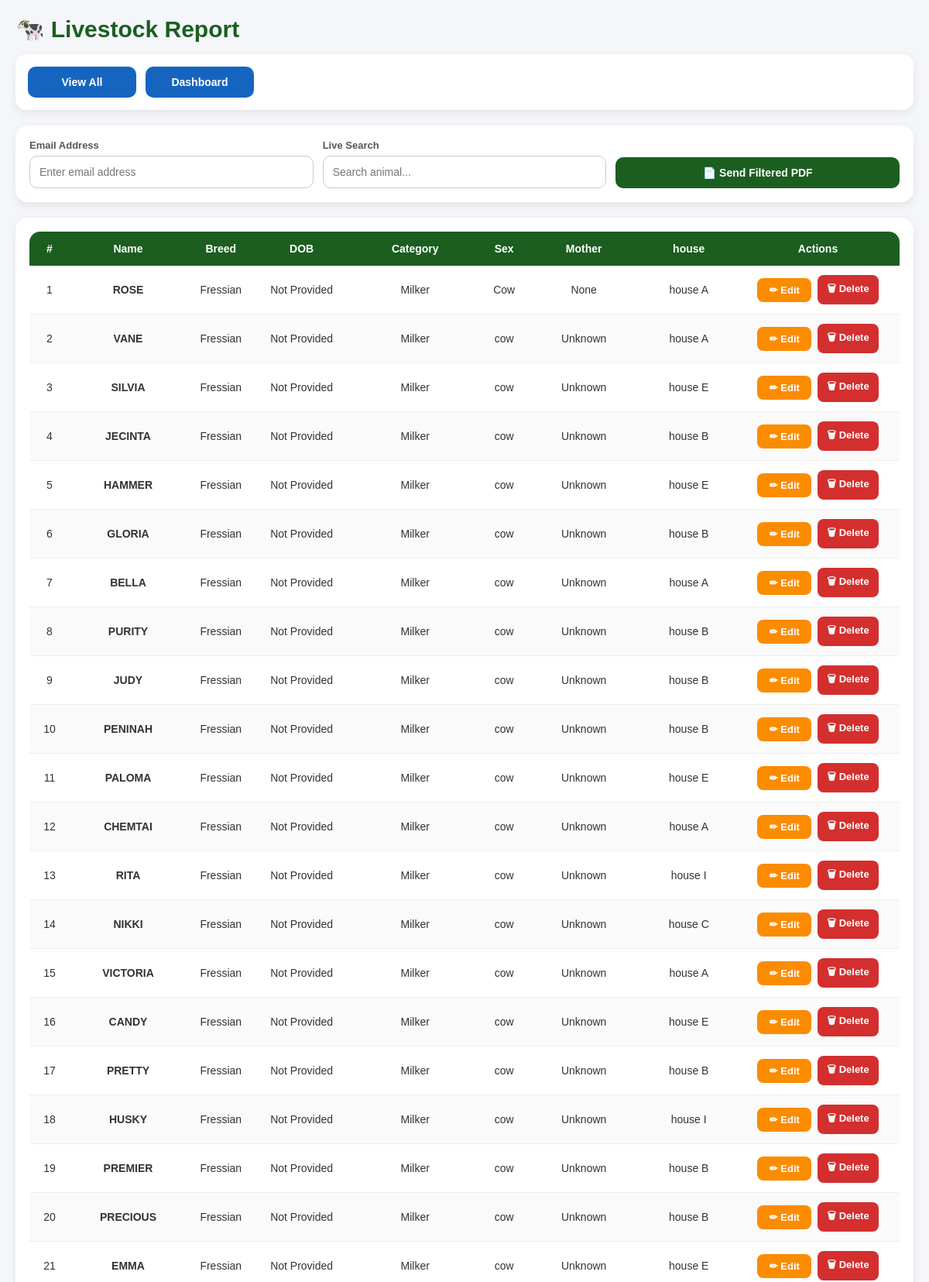
/animals (signed in, upper part), run on the app's committed database.
### models.py (models this page shows, shortened)
class AnimalRegistry(db.Model):
    id = db.Column(db.Integer, primary_key=True)
    name = db.Column(db.String(100), nullable=False)
    breed = db.Column(db.String(100))
    dob = db.Column(db.Date, nullable=True)
    category = db.Column(db.String(50))
    sex = db.Column(db.String(20), default="cow")
    mother = db.Column(db.String(100), nullable=True)
    current_shed_id = db.Column(
        db.Integer,
        db.ForeignKey("cow_shed.id"),
        nullable=True
    )

class CowShed(db.Model):
    __tablename__ = "cow_shed"
    id = db.Column(db.Integer, primary_key=True)
    name = db.Column(db.String(100), unique=True, nullable=False)
    category_allowed = db.Column(db.String(50))
    capacity = db.Column(db.Integer, default=0)
    color = db.Column(db.String(20), default="primary")
    description = db.Column(db.Text)
    created_at = db.Column(
        db.DateTime,
        default=datetime.utcnow
    )
    animals = db.relationship(
        "AnimalRegistry",
        backref="shed",
        lazy=True
    )

### app.py (the view)
@app.route("/animals")
@login_required
def animals():
    category = request.args.get("category")
    data = get_animals_data(category)
    return render_template(
        "animals.html",
        category=category,
        **data
    )

### app.py (called while the page is built)
@app.before_request
def require_login():
    if request.endpoint is None:
        return
    allowed = [
        "login",
        "forgot",
        "verify_otp",
        "reset_password",
        "logout",
        "static"
    ]
    if request.endpoint.startswith("static"):
        return
    if not session.get("logged_in") and request.endpoint not in allowed:
        return redirect(url_for("login"))

def login_required(f):
    @wraps(f)
    def wrapper(*args, **kwargs):
        if not session.get("logged_in"):
            return redirect(url_for("login"))
        return f(*args, **kwargs)
    return wrapper

### templates/animals.html (shortened to what this page needs)
<!DOCTYPE html>
<html>
<head>
</head>
<body>
<div class="container">
<div class="page-title">
    🐄 Livestock Report {% if category %}- {{ category }}{% endif %}
</div>
<div class="top-actions">
    <a href="{{ url_for('animals') }}" class="btn back-btn">
        View All
    </a>
    <a href="{{ url_for('cow_dashboard') }}" class="btn back-btn">
        Dashboard
    </a>
</div>
<div class="card">
    <form method="GET"
          action="{{ url_for('send_report', report_type='animals') }}">
        <div class="form-row">
            <div class="form-group">
                <label>Email Address</label>
                <input type="email"
                       name="emails"
                       class="email-box"
                       placeholder="Enter email address">
            </div>
            <div class="form-group">
                <label>Live Search</label>
                <input type="text"
                       id="searchInput"
                       class="search-box"
                       placeholder="Search animal...">
            </div>
            <div class="form-group">
                <label>&nbsp;</label>
                <button type="submit"
                        class="btn email-btn">
                    📄 Send Filtered PDF
                </button>
            </div>
        </div>
    </form>
</div>
<div class="card">
    <div class="table-container">
        <table id="animalsTable">
            <thead>
                <tr>
                    <th>#</th>
                    <th>Name</th>
                    <th>Breed</th>
                    <th>DOB</th>
                    <th>Category</th>
                    <th>Sex</th>
                    <th>Mother</th>
                    <th>house</th>
                    <th>Actions</th>
                </tr>
            </thead>
            <tbody>
                {% for animal in animals %}
                <tr>
                    <td>{{ loop.index }}</td>
                    <td>
                        <strong>{{ animal.name }}</strong>
                    </td>
                    <td>{{ animal.breed }}</td>
                    <td>{{ animal.dob or "Not Provided" }}</td>
                    <td>{{ animal.category }}</td>
                    <td>{{ animal.sex }}</td>
                    <td>{{ animal.mother or "Unknown" }}</td>
                    <td>
    {% if animal.shed %}
        {{ animal.shed.name }}
    {% else %}
        Not Assigned
    {% endif %}
</td>
                    <td>
                        <div class="action-buttons">
                            <a href="{{ url_for('edit_animal_record', id=animal.id) }}"
                               class="edit-btn">
                                ✏ Edit
                            </a>
                            <form method="POST"
                                  action="{{ url_for('delete_animal', id=animal.id) }}"
                                  onsubmit="return confirm('Delete this animal?');">
                                <button type="submit"
                                        class="delete-btn">
                                    🗑 Delete
                                </button>
                            </form>
                        </div>
                    </td>
                </tr>
                {% endfor %}
            </tbody>
        </table>
    </div>
</div>
</div>
</body>
</html>

### templates/animals.html (style rules this page uses)
* { box-sizing:border-box; margin:0; padding:0; }
body { font-family:Arial, sans-serif; background:#f4f6f9; padding:20px; color:#333; }
.container { max-width:1400px; margin:auto; }
.page-title { font-size:30px; font-weight:bold; color:#1b5e20; margin-bottom:15px; }
.top-actions { display:flex; flex-wrap:wrap; gap:12px; margin-bottom:20px; background:white; padding:16px; border-radius:14px; box-shadow:0 4px 12px rgba(0,0,0,0.08); }
.btn { padding:12px 16px; border:none; border-radius:10px; cursor:pointer; color:white; font-weight:bold; font-size:14px; text-decoration:none; display:inline-flex; align-items:center; justify-content:center; transition:0.3s; min-width:140px; }
.back-btn { background:#1565c0; }
.email-btn { background:#1b5e20; }
.action-buttons { display:flex; justify-content:center; align-items:center; gap:8px; flex-wrap:wrap; }
.edit-btn { background:#fb8c00; color:white; padding:8px 12px; border-radius:8px; text-decoration:none; font-size:13px; font-weight:bold; transition:0.3s; min-width:70px; text-align:center; }
.delete-btn { background:#d32f2f; color:white; padding:8px 12px; border:none; border-radius:8px; font-size:13px; font-weight:bold; cursor:pointer; transition:0.3s; min-width:70px; }
.form-group { display:flex; flex-direction:column; min-width:220px; flex:1; }
label { font-size:13px; margin-bottom:6px; font-weight:bold; color:#555; }
.search-box, .email-box, .select-box { padding:12px; border:1px solid #ccc; border-radius:10px; font-size:14px; outline:none; }
.form-row { display:flex; flex-wrap:wrap; gap:12px; align-items:end; }
.card { background:white; border-radius:16px; padding:18px; box-shadow:0 4px 12px rgba(0,0,0,0.08); margin-bottom:20px; }
.table-container { overflow:auto; border-radius:14px; }
table { width:100%; border-collapse:collapse; min-width:1100px; background:white; }
th { background:#1b5e20; color:white; padding:14px 10px; font-size:14px; white-space:nowrap; }
td { padding:12px 10px; text-align:center; border-bottom:1px solid #eee; font-size:14px; vertical-align:middle; }
tr:nth-child(even) { background:#fafafa; }

### data on the page
AnimalRegistry: name "ROSE", breed "Fressian", dob "Not Provided", category "Milker", sex "Cow", mother "None", shed.name "house A"
AnimalRegistry: name "VANE", breed "Fressian", dob "Not Provided", category "Milker", sex "cow", mother "Unknown", shed.name "house A"
AnimalRegistry: name "SILVIA", breed "Fressian", dob "Not Provided", category "Milker", sex "cow", mother "Unknown", shed.name "house E"
AnimalRegistry: name "JECINTA", breed "Fressian", dob "Not Provided", category "Milker", sex "cow", mother "Unknown", shed.name "house B"
AnimalRegistry: name "HAMMER", breed "Fressian", dob "Not Provided", category "Milker", sex "cow", mother "Unknown", shed.name "house E"
AnimalRegistry: name "GLORIA", breed "Fressian", dob "Not Provided", category "Milker", sex "cow", mother "Unknown", shed.name "house B"
AnimalRegistry: name "BELLA", breed "Fressian", dob "Not Provided", category "Milker", sex "cow", mother "Unknown", shed.name "house A"
AnimalRegistry: name "PURITY", breed "Fressian", dob "Not Provided", category "Milker", sex "cow", mother "Unknown", shed.name "house B"
AnimalRegistry: name "JUDY", breed "Fressian", dob "Not Provided", category "Milker", sex "cow", mother "Unknown", shed.name "house B"
AnimalRegistry: name "PENINAH", breed "Fressian", dob "Not Provided", category "Milker", sex "cow", mother "Unknown", shed.name "house B"
AnimalRegistry: name "PALOMA", breed "Fressian", dob "Not Provided", category "Milker", sex "cow", mother "Unknown", shed.name "house E"
AnimalRegistry: name "CHEMTAI", breed "Fressian", dob "Not Provided", category "Milker", sex "cow", mother "Unknown", shed.name "house A"
AnimalRegistry: name "RITA", breed "Fressian", dob "Not Provided", category "Milker", sex "cow", mother "Unknown", shed.name "house I"
AnimalRegistry: name "NIKKI", breed "Fressian", dob "Not Provided", category "Milker", sex "cow", mother "Unknown", shed.name "house C"
AnimalRegistry: name "VICTORIA", breed "Fressian", dob "Not Provided", category "Milker", sex "cow", mother "Unknown", shed.name "house A"
AnimalRegistry: name "CANDY", breed "Fressian", dob "Not Provided", category "Milker", sex "cow", mother "Unknown", shed.name "house E"
AnimalRegistry: name "PRETTY", breed "Fressian", dob "Not Provided", category "Milker", sex "cow", mother "Unknown", shed.name "house B"
AnimalRegistry: name "HUSKY", breed "Fressian", dob "Not Provided", category "Milker", sex "cow", mother "Unknown", shed.name "house I"
AnimalRegistry: name "PREMIER", breed "Fressian", dob "Not Provided", category "Milker", sex "cow", mother "Unknown", shed.name "house B"
AnimalRegistry: name "PRECIOUS", breed "Fressian", dob "Not Provided", category "Milker", sex "cow", mother "Unknown", shed.name "house B"
AnimalRegistry: name "EMMA", breed "Fressian", dob "Not Provided", category "Milker", sex "cow", mother "Unknown", shed.name "house E"
